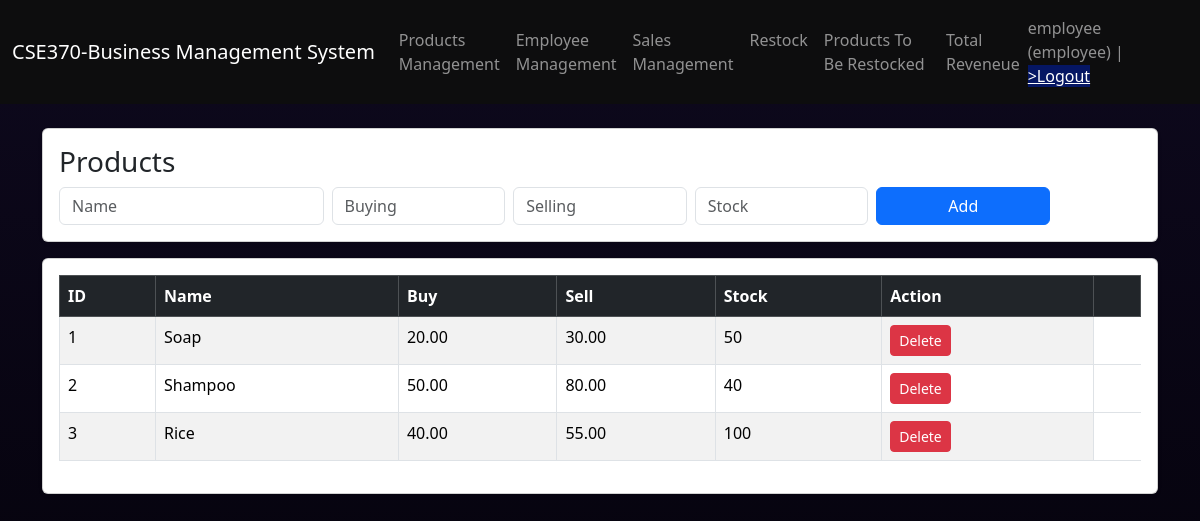
The page /products.php (signed in) on the database its author committed.
### tables this page shows
CREATE TABLE products(
  id INT AUTO_INCREMENT PRIMARY KEY,
  name VARCHAR(100),
  buying_price DECIMAL(10,2),
  selling_price DECIMAL(10,2),
  stock INT,
  sold INT DEFAULT 0
);

### products.php (the view, shortened to what this page needs)
<?php include "config.php"; check_login(); ?>
<!DOCTYPE html>
<html>
<head>
  <link href="https://cdn.jsdelivr.net/npm/bootstrap@5.3.3/dist/css/bootstrap.min.css" rel="stylesheet">
</head>
<body style="background-color: #09041bff; color: white;">
<?php include 'navbar.php'; ?>
<div class="container mt-4">
<?php
$res=$conn->query("SELECT * FROM products");
?>
<div class="card shadow-sm p-3">
  <h3>Products</h3>
  <form method="post" class="row g-2">
    <div class="col-md-3"><input name="name" class="form-control" placeholder="Name"></div>
    <div class="col-md-2"><input name="buying" class="form-control" placeholder="Buying"></div>
    <div class="col-md-2"><input name="selling" class="form-control" placeholder="Selling"></div>
    <div class="col-md-2"><input name="stock" class="form-control" placeholder="Stock"></div>
    <div class="col-md-2"><button name="add" class="btn btn-primary w-100">Add</button></div>
  </form>
</div>
<div class="card mt-3 shadow-sm">
  <div class="card-body">
    <table class="table table-bordered table-striped">
      <thead class="table-dark"><tr><th>ID</th><th>Name</th><th>Buy</th><th>Sell</th><th>Stock</th><th>Action</th><th></th></tr></thead>
      <tbody>
      <?php while($r=$res->fetch_assoc()): ?>
        <tr>
          <td><?= $r['id']?></td><td><?= $r['name']?></td>
          <td><?= $r['buying_price']?></td><td><?= $r['selling_price']?></td>
          <td><?= $r['stock']?></td>
          <td><a href="?del=<?= $r['id']?>" class="btn btn-sm btn-danger">Delete</a></td>
        </tr>
      <?php endwhile; ?>
      </tbody>
    </table>
  </div>
</div>
</div>
</body>
</html>

### navbar.php (shortened to what this page needs)
<nav class="navbar navbar-expand-lg navbar-dark" style="background-color: #0d0d0eff;">
  <div class="container-fluid">
    <a class="navbar-brand" href="dashboard.php">CSE370-Business Management System</a>
    <div class="collapse navbar-collapse" id="navbarNav">
      <ul class="navbar-nav">
        <li class="nav-item"><a class="nav-link" href="products.php">Products Management</a></li>
        <li class="nav-item"><a class="nav-link" href="employees.php">Employee Management</a></li>
        <li class="nav-item"><a class="nav-link" href="sales.php">Sales Management</a></li>
        <li class="nav-item"><a class="nav-link" href="restock.php">Restock</a></li>
        <li class="nav-item"><a class="nav-link" href="to_be_restocked.php">Products To Be Restocked</a></li>
        <li class="nav-item"><a class="nav-link" href="revenue.php">Total Reveneue</a></li>
      </ul>
      <span class="ms-auto navbar-text">
        <?= $_SESSION['username']??'' ?> (<?= $_SESSION['role']??'' ?>)
        | <a href="logout.php" style="background-color: #051663ff; color: white;">>Logout</a>
      </span>
    </div>
  </div>
</nav>

### products.php (style rules this page uses)
body { background: linear-gradient(rgba(16, 11, 31, 0.7), rgba(0, 0, 0, 0.7)), url('https://images.unsplash.com/photo-1451187580459-43490279c0fa?auto=format&fit=crop&w=1920&q=80'); background-size: cover; background-position: center; background-attachment: fixed; min-height: 100vh; }

### rows shown on the page
products: id "1", name "Soap", buying_price "20.00", selling_price "30.00", stock "50"
products: id "2", name "Shampoo", buying_price "50.00", selling_price "80.00", stock "40"
products: id "3", name "Rice", buying_price "40.00", selling_price "55.00", stock "100"

### other values the page prints
$_SESSION['username'] "employee"
$_SESSION['role'] "employee"
